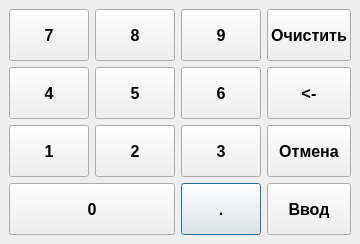
<ui version="4.0" >
 <author></author>
 <comment></comment>
 <exportmacro></exportmacro>
 <class>KeypadDialog</class>
 <widget class="QDialog" name="KeypadDialog" >
  <property name="geometry" >
   <rect>
    <x>0</x>
    <y>0</y>
    <width>284</width>
    <height>244</height>
   </rect>
  </property>
  <property name="font" >
   <font>
    <family>MS Shell Dlg</family>
    <pointsize>12</pointsize>
    <weight>75</weight>
    <italic>false</italic>
    <bold>true</bold>
    <underline>false</underline>
    <strikeout>false</strikeout>
   </font>
  </property>
  <property name="windowTitle" >
   <string>Введите значение</string>
  </property>
  <property name="modal" >
   <bool>true</bool>
  </property>
  <layout class="QGridLayout" >
   <property name="margin" >
    <number>9</number>
   </property>
   <property name="spacing" >
    <number>6</number>
   </property>
   <item row="3" column="2" >
    <widget class="QPushButton" name="buttonDot" >
     <property name="sizePolicy" >
      <sizepolicy>
       <hsizetype>5</hsizetype>
       <vsizetype>5</vsizetype>
       <horstretch>0</horstretch>
       <verstretch>0</verstretch>
      </sizepolicy>
     </property>
     <property name="text" >
      <string>.</string>
     </property>
    </widget>
   </item>
   <item row="3" column="0" colspan="2" >
    <widget class="QPushButton" name="button0" >
     <property name="sizePolicy" >
      <sizepolicy>
       <hsizetype>5</hsizetype>
       <vsizetype>5</vsizetype>
       <horstretch>0</horstretch>
       <verstretch>0</verstretch>
      </sizepolicy>
     </property>
     <property name="text" >
      <string>0</string>
     </property>
    </widget>
   </item>
   <item row="2" column="2" >
    <widget class="QPushButton" name="button3" >
     <property name="sizePolicy" >
      <sizepolicy>
       <hsizetype>5</hsizetype>
       <vsizetype>5</vsizetype>
       <horstretch>0</horstretch>
       <verstretch>0</verstretch>
      </sizepolicy>
     </property>
     <property name="text" >
      <string>3</string>
     </property>
    </widget>
   </item>
   <item row="2" column="0" >
    <widget class="QPushButton" name="button1" >
     <property name="sizePolicy" >
      <sizepolicy>
       <hsizetype>5</hsizetype>
       <vsizetype>5</vsizetype>
       <horstretch>0</horstretch>
       <verstretch>0</verstretch>
      </sizepolicy>
     </property>
     <property name="text" >
      <string>1</string>
     </property>
    </widget>
   </item>
   <item row="1" column="2" >
    <widget class="QPushButton" name="button6" >
     <property name="sizePolicy" >
      <sizepolicy>
       <hsizetype>5</hsizetype>
       <vsizetype>5</vsizetype>
       <horstretch>0</horstretch>
       <verstretch>0</verstretch>
      </sizepolicy>
     </property>
     <property name="text" >
      <string>6</string>
     </property>
    </widget>
   </item>
   <item row="1" column="0" >
    <widget class="QPushButton" name="button4" >
     <property name="sizePolicy" >
      <sizepolicy>
       <hsizetype>5</hsizetype>
       <vsizetype>5</vsizetype>
       <horstretch>0</horstretch>
       <verstretch>0</verstretch>
      </sizepolicy>
     </property>
     <property name="text" >
      <string>4</string>
     </property>
    </widget>
   </item>
   <item row="0" column="2" >
    <widget class="QPushButton" name="button9" >
     <property name="sizePolicy" >
      <sizepolicy>
       <hsizetype>5</hsizetype>
       <vsizetype>5</vsizetype>
       <horstretch>0</horstretch>
       <verstretch>0</verstretch>
      </sizepolicy>
     </property>
     <property name="text" >
      <string>9</string>
     </property>
    </widget>
   </item>
   <item row="0" column="1" >
    <widget class="QPushButton" name="button8" >
     <property name="sizePolicy" >
      <sizepolicy>
       <hsizetype>5</hsizetype>
       <vsizetype>5</vsizetype>
       <horstretch>0</horstretch>
       <verstretch>0</verstretch>
      </sizepolicy>
     </property>
     <property name="text" >
      <string>8</string>
     </property>
    </widget>
   </item>
   <item row="0" column="0" >
    <widget class="QPushButton" name="button7" >
     <property name="sizePolicy" >
      <sizepolicy>
       <hsizetype>5</hsizetype>
       <vsizetype>5</vsizetype>
       <horstretch>0</horstretch>
       <verstretch>0</verstretch>
      </sizepolicy>
     </property>
     <property name="text" >
      <string>7</string>
     </property>
    </widget>
   </item>
   <item row="2" column="1" >
    <widget class="QPushButton" name="button2" >
     <property name="sizePolicy" >
      <sizepolicy>
       <hsizetype>5</hsizetype>
       <vsizetype>5</vsizetype>
       <horstretch>0</horstretch>
       <verstretch>0</verstretch>
      </sizepolicy>
     </property>
     <property name="text" >
      <string>2</string>
     </property>
    </widget>
   </item>
   <item row="1" column="3" >
    <widget class="QPushButton" name="buttonBack" >
     <property name="sizePolicy" >
      <sizepolicy>
       <hsizetype>5</hsizetype>
       <vsizetype>5</vsizetype>
       <horstretch>0</horstretch>
       <verstretch>0</verstretch>
      </sizepolicy>
     </property>
     <property name="text" >
      <string>&lt;-</string>
     </property>
    </widget>
   </item>
   <item row="2" column="3" >
    <widget class="QPushButton" name="buttonCancel" >
     <property name="sizePolicy" >
      <sizepolicy>
       <hsizetype>5</hsizetype>
       <vsizetype>5</vsizetype>
       <horstretch>0</horstretch>
       <verstretch>0</verstretch>
      </sizepolicy>
     </property>
     <property name="text" >
      <string>Отмена</string>
     </property>
    </widget>
   </item>
   <item row="3" column="3" >
    <widget class="QPushButton" name="buttonOk" >
     <property name="sizePolicy" >
      <sizepolicy>
       <hsizetype>5</hsizetype>
       <vsizetype>5</vsizetype>
       <horstretch>0</horstretch>
       <verstretch>0</verstretch>
      </sizepolicy>
     </property>
     <property name="text" >
      <string>Ввод</string>
     </property>
    </widget>
   </item>
   <item row="0" column="3" >
    <widget class="QPushButton" name="buttonClear" >
     <property name="sizePolicy" >
      <sizepolicy>
       <hsizetype>1</hsizetype>
       <vsizetype>5</vsizetype>
       <horstretch>0</horstretch>
       <verstretch>0</verstretch>
      </sizepolicy>
     </property>
     <property name="text" >
      <string>Очистить</string>
     </property>
    </widget>
   </item>
   <item row="1" column="1" >
    <widget class="QPushButton" name="button5" >
     <property name="sizePolicy" >
      <sizepolicy>
       <hsizetype>5</hsizetype>
       <vsizetype>5</vsizetype>
       <horstretch>0</horstretch>
       <verstretch>0</verstretch>
      </sizepolicy>
     </property>
     <property name="text" >
      <string>5</string>
     </property>
    </widget>
   </item>
  </layout>
 </widget>
 <pixmapfunction></pixmapfunction>
 <resources/>
 <connections>
  <connection>
   <sender>buttonOk</sender>
   <signal>clicked()</signal>
   <receiver>KeypadDialog</receiver>
   <slot>accept()</slot>
   <hints>
    <hint type="sourcelabel" >
     <x>351</x>
     <y>38</y>
    </hint>
    <hint type="destinationlabel" >
     <x>233</x>
     <y>29</y>
    </hint>
   </hints>
  </connection>
  <connection>
   <sender>buttonCancel</sender>
   <signal>clicked()</signal>
   <receiver>KeypadDialog</receiver>
   <slot>reject()</slot>
   <hints>
    <hint type="sourcelabel" >
     <x>330</x>
     <y>66</y>
    </hint>
    <hint type="destinationlabel" >
     <x>197</x>
     <y>125</y>
    </hint>
   </hints>
  </connection>
 </connections>
</ui>
